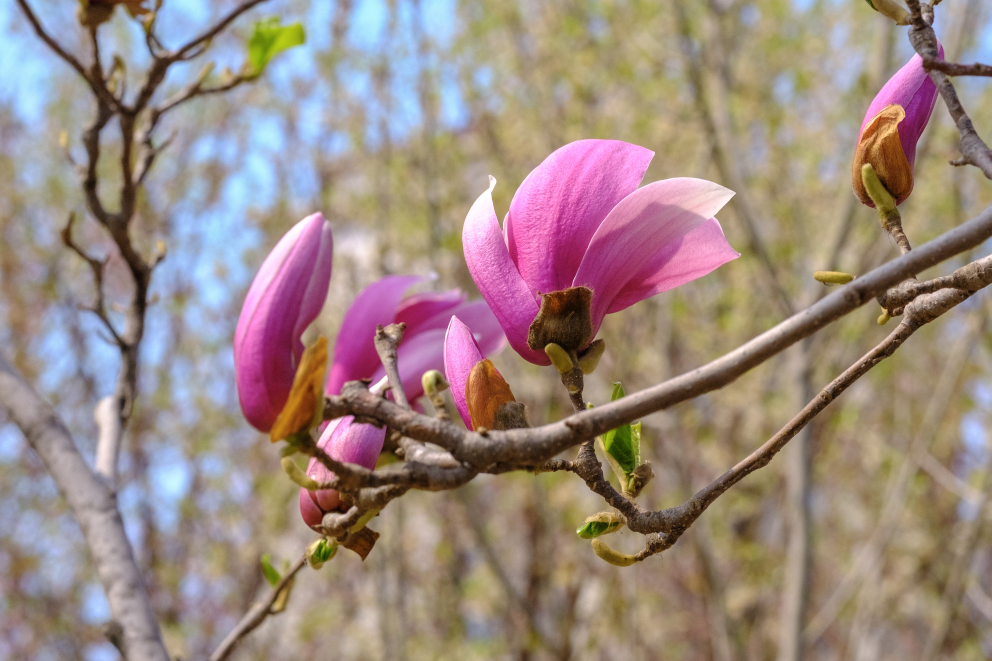
#> input picture input/FUJIFILM.jpg, 3966 x 2644 px (shown at 1/4 size)
$ python -i align.py   (imports and definitions only)   (older library calls are emulated)
#> lines starting #> are read from the running program, lines starting #| are printed output that depends on the picture
#!/usr/bin/env python3
# -*- coding: utf-8 -*-
"""帧间对齐：中心裁切 + 相位相关"""

import numpy as np
import cv2


def read_raw_as_gray(raw_path, half_size=False):
    """读取 RAW 或 JPG 并转灰度（带 gamma）"""
#> called with raw_path = 'input/FUJIFILM.jpg', half_size = False
    path = str(raw_path).lower()
    if path.endswith(('.jpg', '.jpeg', '.png', '.tif', '.tiff')):
        # 普通图片直接读取。cv2.imread 在 Windows 下不认中文路径（静默返回
        # None），一律走字节流 imdecode——用户照片目录带中文是常态
        img = cv2.imdecode(np.fromfile(str(raw_path), dtype=np.uint8),
                           cv2.IMREAD_COLOR)
#> img is the input picture: shape (2644, 3966, 3); mean B, G, R 129.2, 136.6, 155.9
        if img is None:
            raise FileNotFoundError(f"无法读取: {raw_path}")
        gray = cv2.cvtColor(img, cv2.COLOR_BGR2GRAY).astype(np.float32) / 255.0
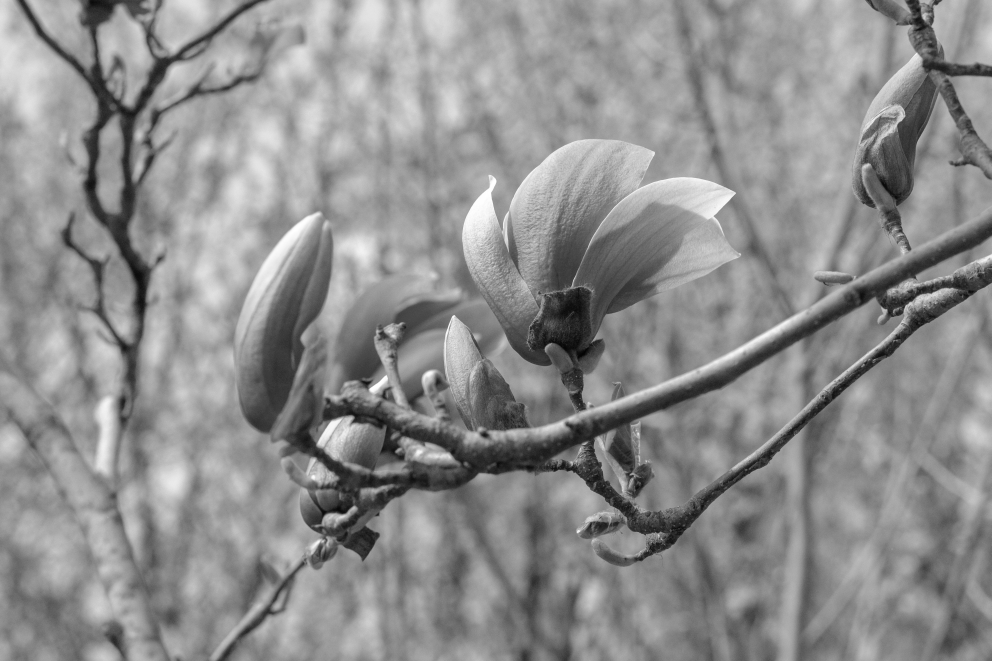
#> gray: shape (2644, 3966) float32 (shown at 1/4 size); min 0.00392, max 1, mean 0.555
        if half_size:
            gray = cv2.resize(gray, (gray.shape[1]//2, gray.shape[0]//2))
    else:
        # RAW 文件
        import rawpy
        raw = rawpy.imread(str(raw_path))
        rgb = raw.postprocess(
            half_size=half_size,
            use_camera_wb=True,
            use_auto_wb=False,
            output_bps=16,
            output_color=rawpy.ColorSpace.sRGB,
            no_auto_bright=True,
            gamma=(1, 1),
        )
        gray = cv2.cvtColor(rgb, cv2.COLOR_RGB2GRAY).astype(np.float32) / 65535.0
    # gamma 校正让暗部可见
    gray = np.power(np.clip(gray, 0, 1), 1/2.2)
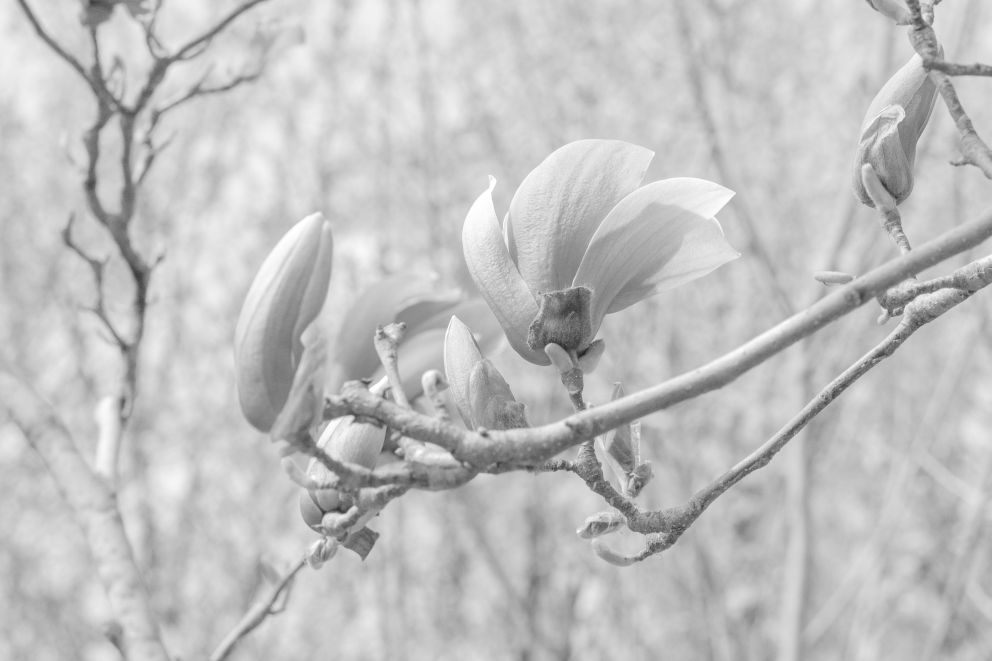
#> gray: shape (2644, 3966) float32 (shown at 1/4 size); min 0.0806, max 1, mean 0.756
    return gray


# [146 lines left out: functions sharpness_score, estimate_shift, align_frame, find_best_ref_frame, align_all_frames, not called in this run]

>>> result = read_raw_as_gray('input/FUJIFILM.jpg')
